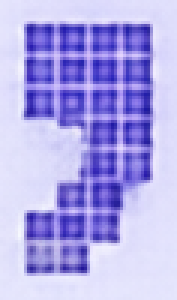
#> input picture datasets/Balanza/coma.png, 59 x 100 px (shown 3 times larger); its folder holds only this picture in this run
$ python -i simulador.py   (imports and definitions only)
#> lines starting #> are read from the running program, lines starting #| are printed output that depends on the picture; after the words box and inside, x2 and y2 are one past the last pixel; in counts of white or black regions, pixels touching at a corner belong together
#> further down, picture is the input picture: shape (100, 59, 3); mean B, G, R 233, 168.9, 175
"""Generador de escenas LCD/7seg sintéticas a partir del dataset del proyecto.

Sirve para tres cosas: probar el HUD sin cámara, validar el OCR de extremo a
extremo y hacer demos en PC. Compone los glifos reales del dataset sobre un
panel con gradiente, viñeteado y ruido, como si se mirara el instrumento.
"""

from dataclasses import dataclass
import logging
import time
from pathlib import Path

import cv2
import numpy as np

import config
from core.dataset import cargar_banco
from core.roi import ROI

LOG = logging.getLogger(__name__)

VALORES = {
    "Balanza": ["0.000", "1.245", "12.340", "0.500", "99.995", "-0.125"],
    "termohigrobarometro": [
        ("23.4", "56.7", "1013.2"),
        ("24.1", "55.9", "1012.8"),
        ("19.8", "61.2", "1010.5"),
        ("-5.0", "48.0", "1009.0"),
        ("31.2", "70.4", "1008.3"),
    ],
}
ROLES_TERMOHIGRO = ("temperatura", "humedad", "presion")
UNIDADES_SIMULADAS = {
    "temperatura": ("grados_celsius.png", "°C"),
    "humedad": ("humedad_relativa.png", "%RH"),
    "presion": (None, "hPa"),
    "peso": (None, "kg"),
}


def _mascara(imagen: np.ndarray) -> np.ndarray:
    """Extraiga la tinta del recorte del dataset como máscara 0/255."""
    gris = cv2.cvtColor(imagen, cv2.COLOR_BGR2GRAY) if imagen.ndim == 3 else imagen
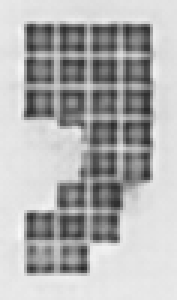
#> gris: shape (100, 59) (shown 3 times larger); min 40, max 248, mean 178
    suave = cv2.GaussianBlur(gris, (3, 3), 0)
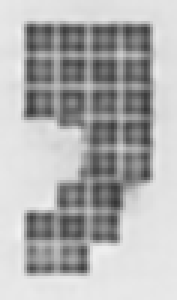
#> suave: shape (100, 59) (shown 3 times larger); min 54, max 241, mean 178
    _, binaria = cv2.threshold(suave, 0, 255, cv2.THRESH_BINARY + cv2.THRESH_OTSU)
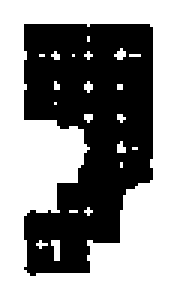
#> binaria: shape (100, 59) (shown 3 times larger); 57.1% white; 1 black region, box (x1, y1, x2, y2) and area: (8, 8, 51, 92) 2532
    borde = np.concatenate((binaria[0], binaria[-1], binaria[:, 0], binaria[:, -1]))
#> borde = 318 values from 255 to 255
    if np.count_nonzero(borde) > borde.size / 2:
        binaria = cv2.bitwise_not(binaria)
#> binaria: shape (100, 59); 42.9% white; 1 white region, box (x1, y1, x2, y2) and area: (8, 8, 51, 92) 2532
    cantidad, etiquetas, estadisticas, _ = cv2.connectedComponentsWithStats(binaria, 8)
#> cantidad = 2; estadisticas = [[0, 0, 59, 100, 3368], [8, 8, 43, 84, 2532]]
    if cantidad <= 1:
        return np.zeros_like(binaria)
    areas = estadisticas[1:, cv2.CC_STAT_AREA]
#> areas = [2532]
    conservar = np.concatenate(([False], areas >= max(4, 0.03 * areas.max())))
#> conservar = [False, True]
    mascara = np.where(conservar[etiquetas], 255, 0).astype(np.uint8)
    puntos = cv2.findNonZero(mascara)
#> puntos = contour of 2532 points, box (x1, y1, x2, y2) (8, 8, 51, 92), area 1662
    if puntos is None:
        return np.zeros_like(binaria)
    x, y, w, h = cv2.boundingRect(puntos)
#> x = 8; y = 8; w = 43; h = 84
    return mascara[y:y + h, x:x + w]
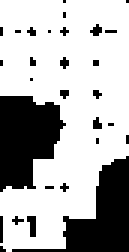
#> returned value: shape (84, 43) (shown 3 times larger); 70.1% white; 29 black regions (27 under 20 px), largest, box (x1, y1, x2, y2) and area: (0, 32, 22, 64) 499, (4, 52, 43, 84) 455


@dataclass
class _Campo:
    rol: str
    textos: tuple[str, ...]
    x: int
    y: int
    ancho: int
    alto: int


class GeneradorEscenas:
    """Componga frames sintéticos con valores que cambian en el tiempo."""

    # [284 lines left out: functions __init__, _cargar_mascaras, _mascara_texto, _disponer, cantidad_muestras, valores and 7 more, not called in this run]

>>> import cv2
>>> picture = cv2.imread('../../datasets/Balanza/coma.png')
>>> result = _mascara(picture)

$ run again, on datasets/Balanza/digito_0.png
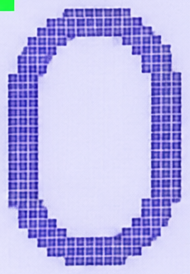
#> input picture datasets/Balanza/digito_0.png, 190 x 274 px
#> picture is the input picture: shape (274, 190, 3); mean B, G, R 233.3, 180.2, 183.8
#> in _mascara, `_, binaria = cv2.threshold(suave, 0, 255, cv2.THRESH_BINARY + cv2.THRE..`:
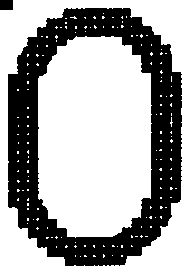
#> binaria: shape (274, 190); 66% white; 2 black regions, box (x1, y1, x2, y2) and area: (8, 8, 182, 266) 17575, (0, 0, 13, 10) 130
#> borde = 928 values, max 255 at index 13, min 0 at index 0, mean 248.7
#> etiquetas: shape (274, 190) int32; 3 distinct labels, from 0 to 2
#> cantidad = 3; estadisticas = [[0, 0, 190, 274, 34355], [0, 0, 13, 10, 130], [8, 8, 174, 258, 17575]]
#> areas = [130, 17575]
#> conservar = [False, False, True]
#> mascara: shape (274, 190); 33.8% white; 1 white region, box (x1, y1, x2, y2) and area: (8, 8, 182, 266) 17575
#> puntos = contour of 17575 points, box (x1, y1, x2, y2) (8, 8, 182, 266), area 441
#> x = 8; w = 174; h = 258
#> in _mascara, `return mascara[y:y + h, x:x + w]`:
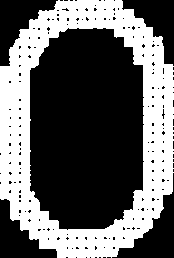
#> returned value: shape (258, 174); 39.1% white; 1 white region, box (x1, y1, x2, y2) and area: (0, 0, 174, 258) 17575

$ run again, on datasets/Balanza/digito_1.png
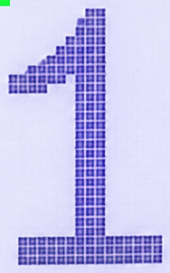
#> input picture datasets/Balanza/digito_1.png, 170 x 273 px
#> picture is the input picture: shape (273, 170, 3); mean B, G, R 236.7, 192.8, 195.5
#> in _mascara, `_, binaria = cv2.threshold(suave, 0, 255, cv2.THRESH_BINARY + cv2.THRE..`:
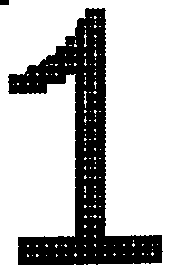
#> binaria: shape (273, 170); 73.5% white; 2 black regions, box (x1, y1, x2, y2) and area: (8, 8, 163, 265) 12240, (0, 0, 9, 5) 45
#> borde = 886 values, max 255 at index 9, min 0 at index 0, mean 251
#> etiquetas: shape (273, 170) int32; 3 distinct labels, from 0 to 2
#> cantidad = 3; estadisticas = [[0, 0, 170, 273, 34125], [0, 0, 9, 5, 45], [8, 8, 155, 257, 12240]]
#> areas = [45, 12240]
#> conservar = [False, False, True]
#> mascara: shape (273, 170); 26.4% white; 1 white region, box (x1, y1, x2, y2) and area: (8, 8, 163, 265) 12240
#> puntos = contour of 12240 points, box (x1, y1, x2, y2) (8, 8, 163, 265), area 1556
#> x = 8; w = 155; h = 257
#> in _mascara, `return mascara[y:y + h, x:x + w]`:
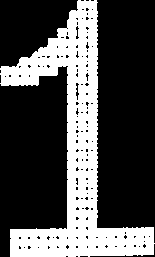
#> returned value: shape (257, 155); 30.7% white; 1 white region, box (x1, y1, x2, y2) and area: (0, 0, 155, 257) 12240

$ run again, on datasets/Balanza/digito_2.png
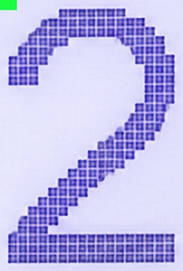
#> input picture datasets/Balanza/digito_2.png, 183 x 271 px
#> picture is the input picture: shape (271, 183, 3); mean B, G, R 233.4, 184.4, 187.4
#> in _mascara, `_, binaria = cv2.threshold(suave, 0, 255, cv2.THRESH_BINARY + cv2.THRE..`:
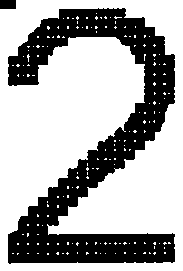
#> binaria: shape (271, 183); 66.9% white; 2 black regions, box (x1, y1, x2, y2) and area: (8, 8, 175, 264) 16273, (0, 0, 16, 9) 144
#> borde = 908 values, max 255 at index 16, min 0 at index 0, mean 248
#> etiquetas: shape (271, 183) int32; 3 distinct labels, from 0 to 2
#> cantidad = 3; estadisticas = [[0, 0, 183, 271, 33176], [0, 0, 16, 9, 144], [8, 8, 167, 256, 16273]]
#> areas = [144, 16273]
#> conservar = [False, False, True]
#> mascara: shape (271, 183); 32.8% white; 1 white region, box (x1, y1, x2, y2) and area: (8, 8, 175, 264) 16273
#> puntos = contour of 16273 points, box (x1, y1, x2, y2) (8, 8, 175, 264), area 11141
#> x = 8; w = 167; h = 256
#> in _mascara, `return mascara[y:y + h, x:x + w]`:
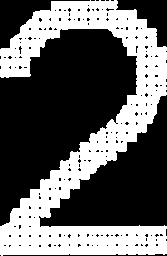
#> returned value: shape (256, 167); 38.1% white; 1 white region, box (x1, y1, x2, y2) and area: (0, 0, 167, 256) 16273
